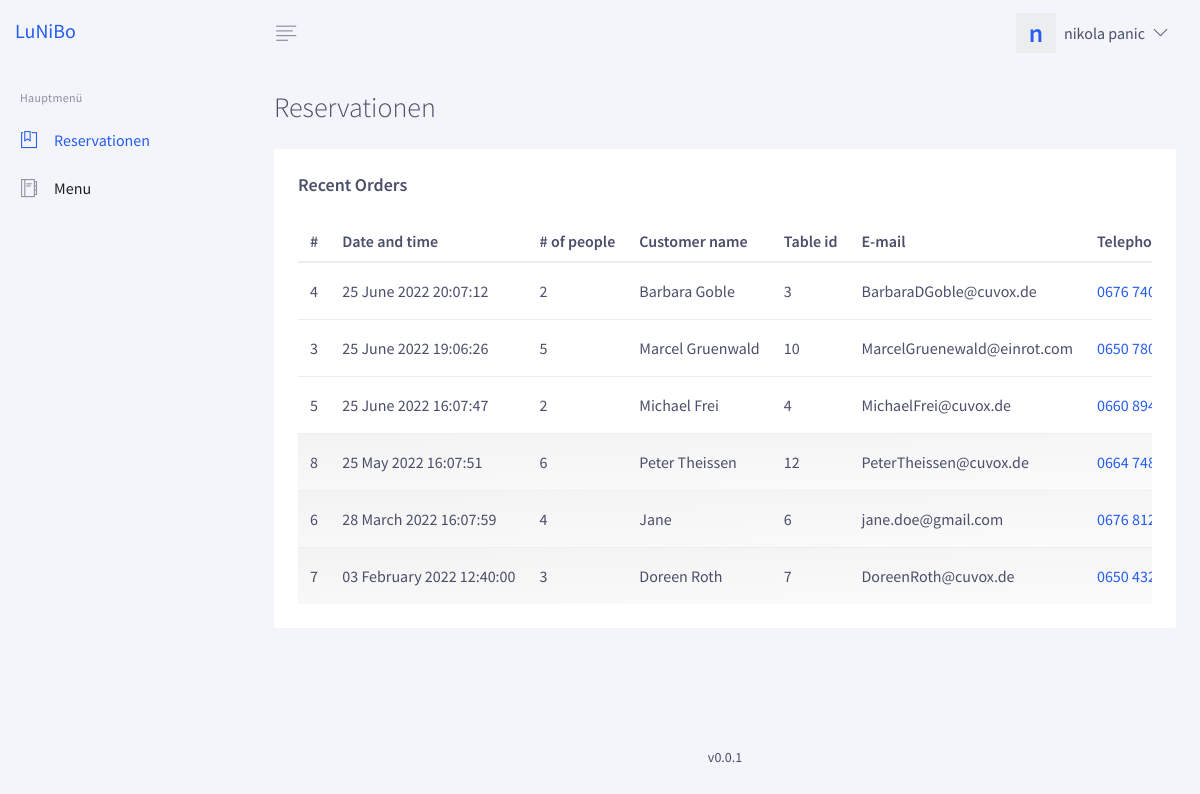
Screenshot of /admin.php?page=reservationen (signed in) with the database file from the repository.
### tables this page shows
CREATE TABLE `reservations` (
  `resID` int(11) NOT NULL AUTO_INCREMENT,
  `reservationDatetime` datetime NOT NULL,
  `numOfPeople` int(11) NOT NULL,
  `tableID` int(11) DEFAULT NULL,
  `customerID` int(11) NOT NULL,
  `deleted` tinyint(1) NOT NULL DEFAULT 0,
  PRIMARY KEY (`resID`),
  UNIQUE KEY `reservations_resID_uindex` (`resID`),
  KEY `reservations_tables_tableID_fk` (`tableID`),
  KEY `reservations_customers_customerID_fk` (`customerID`),
  CONSTRAINT `reservations_customers_customerID_fk` FOREIGN KEY (`customerID`) REFERENCES `customers` (`customerID`) ON DELETE CASCADE ON UPDATE CASCADE,
  CONSTRAINT `reservations_tables_tableID_fk` FOREIGN KEY (`tableID`) REFERENCES `tables` (`tableID`) ON DELETE CASCADE ON UPDATE CASCADE
);

CREATE TABLE `customers` (
  `customerID` int(11) NOT NULL AUTO_INCREMENT,
  `fullname` varchar(50) NOT NULL,
  `email` varchar(50) NOT NULL,
  `phone` varchar(20) DEFAULT NULL,
  PRIMARY KEY (`customerID`),
  UNIQUE KEY `customers_customerID_uindex` (`customerID`)
);

### database/db_functions.php (called while the page is built, shortened)
<?php
$debug = 0;
function free_sql($conn, $sql){
    $stmt = $conn->query($sql);
    $start = strtolower(explode(" ", $sql)[0]);
    return $stmt->fetchAll();
}
?>

### templates/reservations.php (the view, shortened to what this page needs)
<div class="content">
        <div class="py-4 px-3 px-md-4">
            <div class="mb-3 mb-md-4 d-flex justify-content-between">
                <div class="h3 mb-0">Reservationen</div>
            </div>
            <div class="row">
                <div class="col-12">
                    <div class="card mb-3 mb-md-4">
                        <div class="card-header">
                            <h5 class="font-weight-semi-bold mb-0">Recent Orders</h5>
                        </div>
                        <div class="card-body pt-0">
                            <div class="table-responsive">
                                <table class="table text-nowrap mb-0">
                                    <thead>
                                    <tr>
                                        <th class="font-weight-semi-bold border-top-0 py-2">#</th>
                                        <th class="font-weight-semi-bold border-top-0 py-2">Date and time</th>
                                        <th class="font-weight-semi-bold border-top-0 py-2"># of people</th>
                                        <th class="font-weight-semi-bold border-top-0 py-2">Customer name</th>
                                        <th class="font-weight-semi-bold border-top-0 py-2">Table id</th>
                                        <th class="font-weight-semi-bold border-top-0 py-2">E-mail</th>
                                        <th class="font-weight-semi-bold border-top-0 py-2">Telephone</th>
                                    </tr>
                                    </thead>
                                    <tbody>
                                    <?php
require_once("./database/db_functions.php");
$conn = create_conn();
$rows = free_sql($conn, "SELECT r.resID, r.reservationDatetime, r.numOfPeople, c.fullname, r.tableID, c.email, c.phone FROM reservations r INNER JOIN customers c ON r.customerID = c.customerID WHERE r.deleted=0 order by r.reservationDatetime desc");
foreach ($rows as $row)
{
    $start_datetime = date_format(date_create($row['reservationDatetime']),"d F Y H:i:s");
    $past_date_classname = "";
    $ride_date = date_format(date_create($row['reservationDatetime']),"Y-m-d H:i:s");
    $today = date("Y-m-d H:i:s");
    if($ride_date<$today){
        $past_date_classname = "disabled";
    }
    $name = $row['fullname'];
    $tel = $row['phone'];
?>
            <tr class="<?php echo $past_date_classname ?>" onclick="location.href='admin.php?page=view-more&id=<?php echo $row['id']?>'" style="cursor: pointer">
                <td class="py-3"><?php echo $row['resID']; ?></td>
                <td class="py-3"><?php echo $start_datetime; ?></td>
                <td class="py-3"><?php echo $row['numOfPeople']; ?></td>
                <td class="py-3"><?php echo $name; ?></td>
                <td class="py-3"><?php echo $row['tableID']; ?></td>
                <td class="py-3"><?php echo $row['email']; ?></td>
                <td class="py-3"><?php echo "<a href='tel:".$tel."'>".$tel."</a>" ?></td>
            </tr>
<?php } ?>
</tbody>
</table>
</div>
</div>
</div>
</div>
</div>
</div>

### graindashboard/css/custom.css (style rules this page uses)
.disabled { background: linear-gradient(178deg, #f3f3f3, #fbfbfb); }

### rows the page displays
reservations: resID "4", reservationDatetime "25 June 2022 20:07:12", numOfPeople "2", customerID.fullname "Barbara Goble", tableID "3", customerID.email "BarbaraDGoble@cuvox.de", customerID.phone "0676…"
reservations: resID "3", reservationDatetime "25 June 2022 19:06:26", numOfPeople "5", customerID.fullname "Marcel Gruenwald", tableID "10", customerID.email "MarcelGruenewald@einrot.com", customerID.phone "0650…"
reservations: resID "5", reservationDatetime "25 June 2022 16:07:47", numOfPeople "2", customerID.fullname "Michael Frei", tableID "4", customerID.email "MichaelFrei@cuvox.de", customerID.phone "0660…"
reservations: resID "8", reservationDatetime "25 May 2022 16:07:51", numOfPeople "6", customerID.fullname "Peter Theissen", tableID "12", customerID.email "PeterTheissen@cuvox.de", customerID.phone "0664…"
reservations: resID "6", reservationDatetime "28 March 2022 16:07:59", numOfPeople "4", customerID.fullname "Jane", tableID "6", customerID.email "jane.doe@gmail.com", customerID.phone "0676…"
reservations: resID "7", reservationDatetime "03 February 2022 12:40:00", numOfPeople "3", customerID.fullname "Doreen Roth", tableID "7", customerID.email "DoreenRoth@cuvox.de", customerID.phone "0650…"

### other values shown
substr($user['name'], 0, 1) "n"
$user['name'] "nikola"
$user['lastname'] "panic"
VERSION "v0.0.1"
